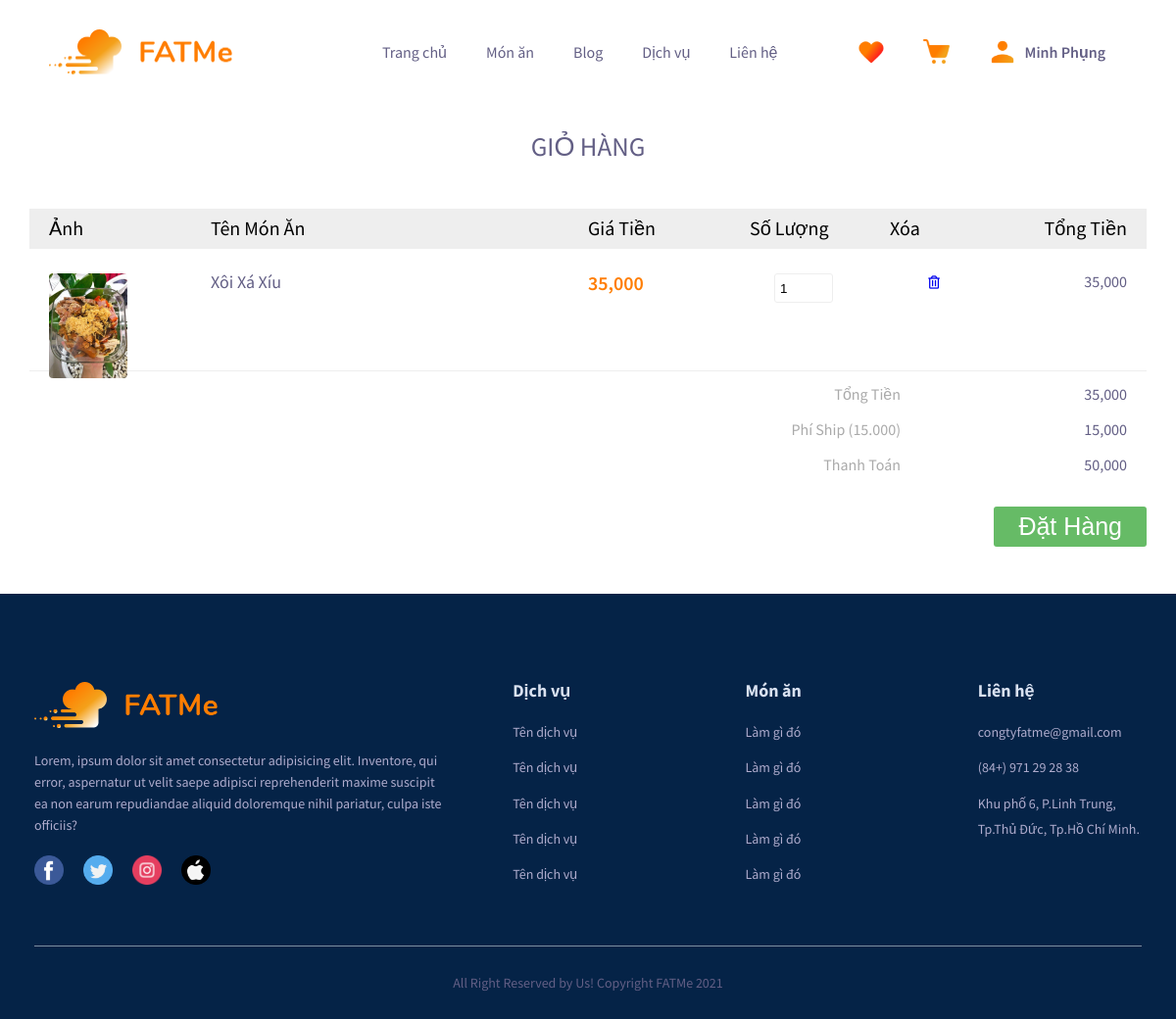
The page /shoppingcart/index.php (signed in) on the database its author committed.
### tables this page shows
CREATE TABLE `khachhang` (
  `id` int(11) NOT NULL,
  `HOTEN` varchar(255) DEFAULT 'USER OF FATMe',
  `CMND` text DEFAULT NULL,
  `NGAY` int(11) DEFAULT NULL,
  `THANG` int(11) DEFAULT NULL,
  `NAM` int(11) DEFAULT NULL,
  `email` char(255) NOT NULL,
  `SODIENTHOAI` text DEFAULT NULL,
  `MOTA` mediumtext DEFAULT NULL,
  `password` varchar(255) NOT NULL
);

CREATE TABLE `giohang` (
  `id_monan` int(11) NOT NULL,
  `email_khachhang` text NOT NULL,
  `IMAGE` varchar(255) NOT NULL,
  `TENMONAN` varchar(255) NOT NULL,
  `GIA` int(11) NOT NULL,
  `THELOAI` varchar(255) NOT NULL,
  `SOLUONG` int(11) NOT NULL
);

### shoppingcart/index.php (the view, shortened to what this page needs)
<?php
include"../connect/connect.php";
if(empty($_SESSION['email'])){
    header("location: ../login/index.php");
  }else {
    $email = $_SESSION['email'];
    $taikhoan1=mysqli_query($conn,"SELECT * FROM khachhang WHERE email='$email'");
  foreach($taikhoan1 as $key=>$value)  {
    $ten=$value['HOTEN'].' '.'★';
    $tach_ten = explode(" ", $ten);
    if ($tach_ten[1]=='★'){
      $account=$tach_ten[0];
    } else if ($tach_ten[2]=='★'){
      $account=$tach_ten[0].' '.$tach_ten[1];
    } else  {
      $account=$tach_ten[1].' '.$tach_ten[2];
    }
  }
  $dsgiohang=mysqli_query($conn,"SELECT * FROM giohang WHERE email_khachhang='$email'");
} ?>
<!DOCTYPE html>
<html lang="en">
  <head>
    <link
      rel="stylesheet"
      href="https://cdnjs.cloudflare.com/ajax/libs/slick-carousel/1.9.0/slick.min.css"
    />
    <link
      rel="stylesheet"
      href="https://cdnjs.cloudflare.com/ajax/libs/slick-carousel/1.8.1/slick-theme.css"
    />
    <link rel="stylesheet" href="../assets/css/main-page/app.css" />
    <link rel="stylesheet" href="../assets/css/cart/cart.css" />
    <link
      rel="stylesheet"
      href="https://pro.fontawesome.com/releases/v5.10.0/css/all.css"
    />
  </head>
  <body>
    <div class="wrapper">
      <header class="header">
        <div class="navigation">
          <a href="../main-page/index.php"
            ><img class="header-logo" srcset="../assets/images/main-images/logo.png 2x"
          /></a>
          <ul class="menu">
            <li class="menu-item">
              <a class="menu-link" href="../main-page/index.php">Trang chủ</a>
            </li>
            <li class="menu-item">
              <a class="menu-link" href="../mon-an/index.php">Món ăn</a>
            </li>
            <li class="menu-item"><a class="menu-link" href="../blog/index.php">Blog</a></li>
            <li class="menu-item">
              <a class="menu-link" href="../service/index.php">Dịch vụ</a>
            </li>
            <li class="menu-item"><a class="menu-link" href="../contact/index.php">Liên hệ</a></li>
            <li class="auth">
              <div class="auth-like">
                <div class="auth-like-top">
                  <img
                    class="heart"
                    src="../assets/images/main-images/icon-heart.png"
                    alt="heart"
                  />
                </div>
              </div>
              <div class="auth-shoppingcart">
                <div class="auth-shoppingcart-top">
                  <img
                    class="shoppingcart"
                    src="../assets/images/main-images/icon-shoppingcart-header.png"
                    alt="shopping cart"
                  />
                </div>
              </div>
              <div class="auth-user">
                <div class="auth-user-top">
                  <img src="../assets/images/main-images/icon-user.png" alt="user" />
                  <span class="auth-username"><?php echo $account ?></span>
                </div>
              </div>
            </li>
          </ul>
        </div>
      </header>
      <main>
        <p
          style="
            color: #635f85;
            font-size: 27px;
            font-weight: 500;
            margin: 0 auto;
            width: max-content;
          "
        >
          GIỎ HÀNG
        </p>
        <div class="shopping-cart">
          <div class="column-labels">
            <label class="product-image">Ảnh</label>
            <label class="product-details">Tên Món Ăn</label>
            <label class="product-price">Giá Tiền </label>
            <label class="product-quantity">Số Lượng</label>
            <label class="product-removal">Xóa</label>
            <label class="product-line-price">Tổng Tiền</label>
          </div>
          <?php
                    function formatMoney($number, $fractional=false){
                        while (true) {
                            $replaced = preg_replace('/(-?\d+)(\d\d\d)/', '$1,$2', $number);
                            if ($replaced != $number) {
                                $number = $replaced;
                            } else {
                                break;
                            }
                        }
                        return $number;
                    }
                  foreach($dsgiohang as $key=>$value) { ?>
          <div class="product">
            <div class="product-image">
              <img src="../assets/images/food/<?php echo $value['IMAGE']?>" />
            </div>
            <div class="product-details">
              <p class="product-title"><?php echo $value['TENMONAN']?></p>
            </div>
            <div class="product-price"><?php echo formatMoney($value['GIA'])?></div>
            <div class="product-quantity">
              <input
                class="input-pro"
                type="number"
                value="<?php echo $value['SOLUONG']?>"
                min="1"
              />
            </div>
            <div class="product-removal">
              <button style="background: none" class="remove-product">
                <a href="xoa.php?id=<?php echo $value['id_monan'];?>">
                  <i class="far fa-trash-alt"></i
                ></a>
              </button>
            </div>
            <div class="product-line-price">
              <?php echo formatMoney($value['GIA']*$value['SOLUONG'])?>
            </div>
          </div>
          <?php }?>
          <?php
                  $tongtien=0;
                    foreach($dsgiohang as $key=>$value) {
          $tongtien=$tongtien+$value['GIA']*$value['SOLUONG']; }?>
          <div class="totals">
            <div class="totals-item">
              <label>Tổng Tiền </label>
              <div class="totals-value" id="cart-subtotal">
                <?php echo formatMoney($tongtien) ?>
              </div>
            </div>
            <div class="totals-item">
              <label>Phí Ship (15.000)</label>
              <div class="totals-value" id="cart-shipping">15,000</div>
            </div>
            <div class="totals-item totals-item-total">
              <label>Thanh Toán</label>
              <div class="totals-value" id="cart-total">
                <?php echo formatMoney($tongtien+15000) ?>
              </div>
            </div>
          </div>
          <button class="checkout">Đặt Hàng</button>
        </div>
      </main>
      <br /><br /><br />
    </div>
    <footer class="footer">
      <div class="container">
        <div class="footer-container">
          <div class="footer-column">
            <a href="#" class="footer-logo">
              <img srcset="../assets/images/main-images/logo.png 2x" alt="" />
            </a>
            <p class="footer-desc text">
              Lorem, ipsum dolor sit amet consectetur adipisicing elit. Inventore, qui error,
              aspernatur ut velit saepe adipisci reprehenderit maxime suscipit ea non earum
              repudiandae aliquid doloremque nihil pariatur, culpa iste officiis?
            </p>
            <div class="social">
              <a href="#" class="social-item">
                <img srcset="../assets/images/main-images/facebook.png 2x" alt="" />
              </a>
              <a href="#" class="social-item">
                <img srcset="../assets/images/main-images/twitter.png 2x" alt="" />
              </a>
              <a href="#" class="social-item">
                <img srcset="../assets/images/main-images/instagram.png 2x" alt="" />
              </a>
              <a href="#" class="social-item">
                <img srcset="../assets/images/main-images/apple.png 2x" alt="" />
              </a>
            </div>
          </div>
          <div class="footer-column">
            <h3 class="footer-heading heading-small">Dịch vụ</h3>
            <ul class="footer-links">
              <li class="footer-item">
                <a href="#" class="footer-link">Tên dịch vụ</a>
              </li>
              <li class="footer-item">
                <a href="#" class="footer-link">Tên dịch vụ</a>
              </li>
              <li class="footer-item">
                <a href="#" class="footer-link">Tên dịch vụ</a>
              </li>
              <li class="footer-item">
                <a href="#" class="footer-link">Tên dịch vụ</a>
              </li>
              <li class="footer-item">
                <a href="#" class="footer-link">Tên dịch vụ</a>
              </li>
            </ul>
          </div>
          <div class="footer-column">
            <h3 class="footer-heading heading-small">Món ăn</h3>
            <ul class="footer-links">
              <li class="footer-item">
                <a href="#" class="footer-link">Làm gì đó</a>
              </li>
              <li class="footer-item">
                <a href="#" class="footer-link">Làm gì đó</a>
              </li>
              <li class="footer-item">
                <a href="#" class="footer-link">Làm gì đó</a>
              </li>
              <li class="footer-item">
                <a href="#" class="footer-link">Làm gì đó</a>
              </li>
              <li class="footer-item">
                <a href="#" class="footer-link">Làm gì đó</a>
              </li>
            </ul>
          </div>
          <div class="footer-column">
            <h3 class="footer-heading heading-small">Liên hệ</h3>
            <ul class="footer-links">
              <li class="footer-item">
                <a href="mailto:congtyfatme@gmail.com" class="footer-link-none"
                  >congtyfatme@gmail.com</a
                >
              </li>
              <li class="footer-item">
                <a href="tel:+84971292838" class="footer-link-none">(84+) 971 29 28 38</a>
              </li>
              <li class="footer-item">
                <span class="footer-link-none"
                  >Khu phố 6, P.Linh Trung, Tp.Thủ Đức, Tp.Hồ Chí Minh.</span
                >
              </li>
            </ul>
          </div>
        </div>
        <div class="copyright">All Right Reserved by Us! Copyright FATMe 2021</div>
      </div>
    </footer>
  </body>
</html>

### assets/css/main-page/app.css (style rules this page uses)
html { box-sizing: border-box; }
* { margin: 0; padding: 0; }
*, *:before, *:after { box-sizing: border-box; }
input, textarea, select, button { outline: none; }
input { line-height: normal; }
label, button { cursor: pointer; }
a { text-decoration: none; }
img { display: block; max-width: 100%; }
:root { --section-spacing: 140px; }
@media screen and (max-width: 1279px) { :root { --section-spacing: 70px; } }
html { scroll-behavior: smooth; }
body { font-family: "Source Sans Pro", sans-serif; line-height: 1; color: #635f85; font-size: 16px; font-weight: 400; }
.wrapper { max-width: 1440px; margin: 0 auto; }
.container { max-width: 1170px; padding: 0 20px; margin-left: auto; margin-right: auto; width: 100% !important; }
.navigation { padding: 10px 20px 40px; max-width: 1160px; margin: 0 auto; display: flex; align-items: center; transition: all 0.5s ease-in-out; }
.auth { height: 86px; display: flex; gap: 0 15px; margin-left: 40px; position: relative; align-items: center; }
.auth img { width: 30px; height: 30px; }
.auth-username { font-size: 16px; font-weight: 600; color: #635f85; cursor: pointer; transition: all 0.3s linear; }
.auth-user, .auth-shoppingcart, .auth-like { height: 86px; }
.auth-like { display: flex; align-items: center; }
.auth-like-top { display: flex; align-items: center; gap: 8px; }
.auth-shoppingcart { display: flex; align-items: center; }
.auth-shoppingcart-top { display: flex; align-items: center; gap: 8px; }
.auth-user { display: flex; align-items: center; cursor: pointer; gap: 10px; font-size: 16px; font-weight: 600; }
.auth-user-top { display: flex; align-items: center; gap: 8px; }
.menu { height: 86px; margin-left: auto; display: flex; align-items: center; gap: 0 40px; list-style: none; margin-bottom: 0; }
.menu-link { color: inherit; position: relative; transition: all 0.2s linear; display: block; }
.menu-link:before { content: ""; position: absolute; bottom: -5px; left: 0; height: 2px; background-color: #ff7d00; width: 0; transition: all 0.2s linear; }
.footer { background-color: #052347; padding-bottom: 30px; padding-top: 90px; font-size: 14px; }
.footer-container { display: grid; grid-template-columns: 2.5fr 1fr 1fr 1fr; grid-gap: 0 70px; }
.footer-logo { display: inline-block; margin-bottom: 20px; }
.footer-desc { margin-bottom: 20px; color: #afaccd; line-height: 1.5714285714; }
.footer-heading { margin-bottom: 20px; color: #d9e1f0; font-size: 18px; }
.footer-links { list-style-type: none; color: #e7e7e7; }
.footer-item { margin-bottom: 10px; }
.footer-link { color: #afaccd; line-height: 1.875; position: relative; transition: all 0.2s linear; display: inline-block; }
.footer-link:before { content: ""; position: absolute; bottom: -5px; left: 0; height: 2px; background-color: #ff7d00; width: 0; transition: all 0.2s linear; }
.footer-link-none { color: #afaccd; line-height: 1.875; }
.footer .social { display: flex; align-items: center; }
.footer .social-item { margin-right: 20px; }
.footer .social img { height: 30px; }
.footer .copyright { margin-top: 50px; padding-top: 30px; border-top: #7f8ea1 solid 1px; text-align: center; }

### rows shown on the page
khachhang: HOTEN "Minh Phụng"
giohang: IMAGE (picture), TENMONAN "Xôi Xá Xíu", GIA "35,000", SOLUONG "1", formatMoney($value['GIA']*$value['SOLUONG']) "35,000"

### other values the page prints
formatMoney($tongtien) "35,000"
formatMoney($tongtien+15000) "50,000"
